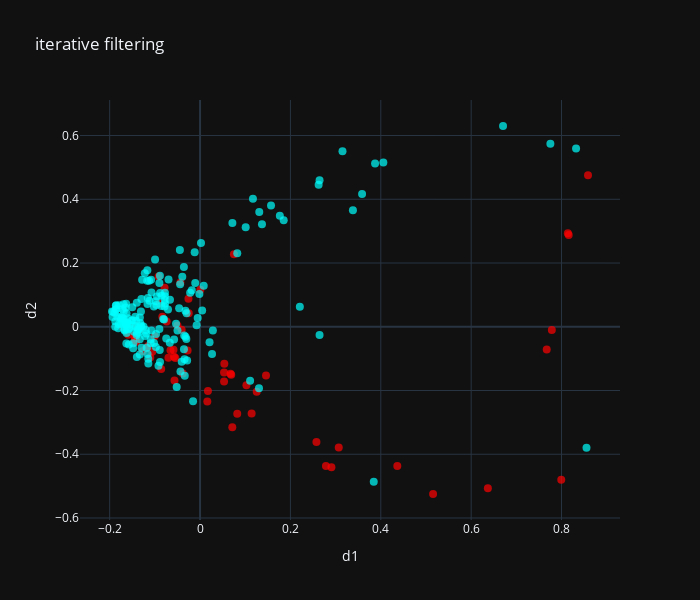

The cell this chart's notebook holds for it:
### Code cell
# iterative filtering outliers search
from common import find_outliers

X_numpy = np.array(X)
y_numpy = np.array(y)

outliers_to_remove=0.3

outliers_mask, pred_loss, score = find_outliers(
    X_numpy,
    y_numpy,
    special_model,
    outliers_to_remove=outliers_to_remove,
    iterations=5,
    gamma=0.9,
    evaluate_loss=metrics.mean_absolute_error,
    cv=5,
    repeats=3,
    class_weight_scale_power=0.5,
    plot=False
)

outliers_to_remove=sum(outliers_mask)/len(X)

render_results(X,y,scaler,outliers_mask,"iterative filtering")

### Figure 1 — Plotly figure (JSON) as saved in the notebook; plotly's stock layout.template omitted (floating-point values rounded to 4 significant figures; data arrays with more than 128 entries replaced by an {"elided": "..."} marker saying what was removed)
{"data": [{"marker": {"color": {"elided": "242 str values"}, "opacity": 0.7, "size": 8}, "mode": "markers", "type": "scatter", "x": {"elided": "242 float values"}, "y": {"elided": "242 float values"}}], "layout": {"height": 600, "title": {"text": "iterative filtering"}, "width": 700, "xaxis": {"title": {"text": "d1"}}, "yaxis": {"title": {"text": "d2"}}}}
